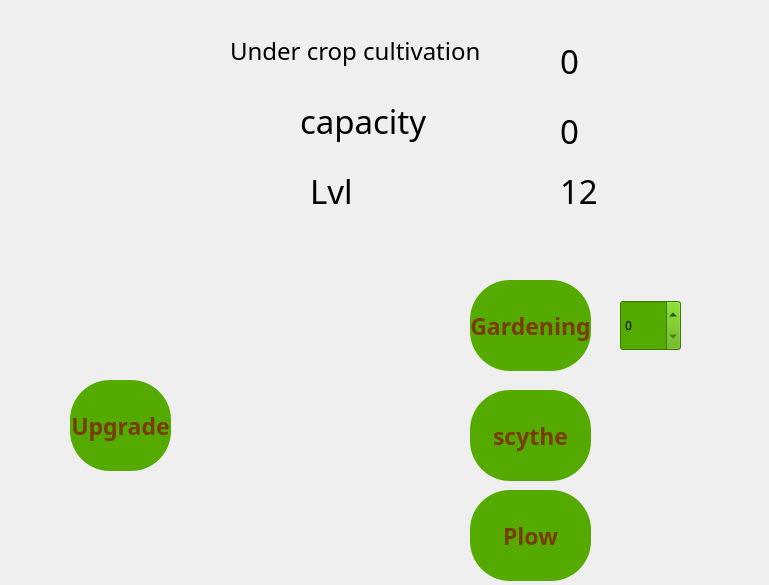
<?xml version="1.0" encoding="UTF-8"?>
<ui version="4.0">
 <class>Yonje_dialog</class>
 <widget class="QDialog" name="Yonje_dialog">
  <property name="geometry">
   <rect>
    <x>0</x>
    <y>0</y>
    <width>769</width>
    <height>585</height>
   </rect>
  </property>
  <property name="windowTitle">
   <string>Dialog</string>
  </property>
  <widget class="QLabel" name="capacity_yonje_l">
   <property name="geometry">
    <rect>
     <x>560</x>
     <y>100</y>
     <width>111</width>
     <height>61</height>
    </rect>
   </property>
   <property name="font">
    <font>
     <family>Jokerman</family>
     <pointsize>25</pointsize>
    </font>
   </property>
   <property name="text">
    <string>0</string>
   </property>
  </widget>
  <widget class="QSpinBox" name="tedad_barayekashtspinBox">
   <property name="geometry">
    <rect>
     <x>620</x>
     <y>300</y>
     <width>61</width>
     <height>51</height>
    </rect>
   </property>
   <property name="font">
    <font>
     <family>Jokerman</family>
    </font>
   </property>
   <property name="styleSheet">
    <string notr="true">background-color: rgb(85, 170, 0);</string>
   </property>
  </widget>
  <widget class="QLabel" name="lvl_fyonje_l">
   <property name="geometry">
    <rect>
     <x>560</x>
     <y>160</y>
     <width>111</width>
     <height>61</height>
    </rect>
   </property>
   <property name="font">
    <font>
     <family>Jokerman</family>
     <pointsize>25</pointsize>
    </font>
   </property>
   <property name="text">
    <string>12</string>
   </property>
  </widget>
  <widget class="QPushButton" name="upgrade_zaminy_butt">
   <property name="geometry">
    <rect>
     <x>70</x>
     <y>380</y>
     <width>101</width>
     <height>91</height>
    </rect>
   </property>
   <property name="font">
    <font>
     <family>Jokerman</family>
     <pointsize>17</pointsize>
     <weight>75</weight>
     <bold>true</bold>
    </font>
   </property>
   <property name="cursor">
    <cursorShape>PointingHandCursor</cursorShape>
   </property>
   <property name="styleSheet">
    <string notr="true"> border-radius:40px;
color: rgb(120, 60, 0);
background-color: rgb(85, 170, 0);</string>
   </property>
   <property name="text">
    <string>Upgrade</string>
   </property>
  </widget>
  <widget class="QPushButton" name="bardasht_butt">
   <property name="geometry">
    <rect>
     <x>470</x>
     <y>390</y>
     <width>121</width>
     <height>91</height>
    </rect>
   </property>
   <property name="font">
    <font>
     <family>Jokerman</family>
     <pointsize>17</pointsize>
     <weight>75</weight>
     <bold>true</bold>
    </font>
   </property>
   <property name="cursor">
    <cursorShape>PointingHandCursor</cursorShape>
   </property>
   <property name="styleSheet">
    <string notr="true"> border-radius:40px;
color: rgb(120, 60, 0);
background-color: rgb(85, 170, 0);</string>
   </property>
   <property name="text">
    <string>scythe</string>
   </property>
  </widget>
  <widget class="QLabel" name="label">
   <property name="geometry">
    <rect>
     <x>300</x>
     <y>90</y>
     <width>191</width>
     <height>61</height>
    </rect>
   </property>
   <property name="font">
    <font>
     <family>Jokerman</family>
     <pointsize>25</pointsize>
    </font>
   </property>
   <property name="text">
    <string>capacity</string>
   </property>
  </widget>
  <widget class="QLabel" name="nzirkesht_l">
   <property name="geometry">
    <rect>
     <x>560</x>
     <y>30</y>
     <width>111</width>
     <height>61</height>
    </rect>
   </property>
   <property name="font">
    <font>
     <family>Jokerman</family>
     <pointsize>25</pointsize>
    </font>
   </property>
   <property name="text">
    <string>0</string>
   </property>
  </widget>
  <widget class="QLabel" name="label_3">
   <property name="geometry">
    <rect>
     <x>310</x>
     <y>160</y>
     <width>191</width>
     <height>61</height>
    </rect>
   </property>
   <property name="font">
    <font>
     <family>Jokerman</family>
     <pointsize>25</pointsize>
    </font>
   </property>
   <property name="text">
    <string>Lvl</string>
   </property>
  </widget>
  <widget class="QLabel" name="label_2">
   <property name="geometry">
    <rect>
     <x>230</x>
     <y>20</y>
     <width>261</width>
     <height>61</height>
    </rect>
   </property>
   <property name="font">
    <font>
     <family>Jokerman</family>
     <pointsize>18</pointsize>
    </font>
   </property>
   <property name="text">
    <string>Under crop cultivation</string>
   </property>
  </widget>
  <widget class="QPushButton" name="kashtg_butt">
   <property name="geometry">
    <rect>
     <x>470</x>
     <y>280</y>
     <width>121</width>
     <height>91</height>
    </rect>
   </property>
   <property name="font">
    <font>
     <family>Jokerman</family>
     <pointsize>17</pointsize>
     <weight>75</weight>
     <bold>true</bold>
    </font>
   </property>
   <property name="cursor">
    <cursorShape>PointingHandCursor</cursorShape>
   </property>
   <property name="styleSheet">
    <string notr="true"> border-radius:40px;
color: rgb(120, 60, 0);
background-color: rgb(85, 170, 0);</string>
   </property>
   <property name="text">
    <string>Gardening</string>
   </property>
  </widget>
  <widget class="QPushButton" name="plow_butt">
   <property name="geometry">
    <rect>
     <x>470</x>
     <y>490</y>
     <width>121</width>
     <height>91</height>
    </rect>
   </property>
   <property name="font">
    <font>
     <family>Jokerman</family>
     <pointsize>17</pointsize>
     <weight>75</weight>
     <bold>true</bold>
    </font>
   </property>
   <property name="cursor">
    <cursorShape>PointingHandCursor</cursorShape>
   </property>
   <property name="styleSheet">
    <string notr="true"> border-radius:40px;
color: rgb(120, 60, 0);
background-color: rgb(85, 170, 0);</string>
   </property>
   <property name="text">
    <string>Plow</string>
   </property>
  </widget>
 </widget>
 <resources/>
 <connections/>
</ui>
